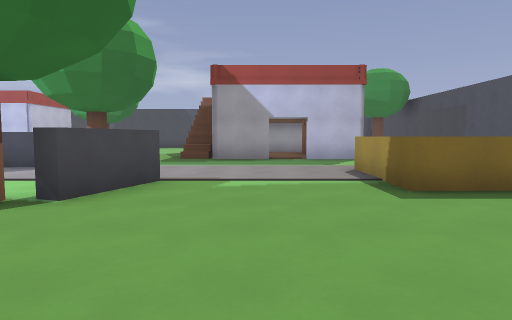
view 1 (above)

24 first-person views from a walk through a level from a Godot 3-D game. The camera is 1.3 m above the floor, tilts 4° down and sees 75° across. The floor is counted in squares, 2 m on a side. Each view is taken from the middle of a square. On the plan, view 1 faces up. The plan holds only what a view shows up to about 10 squares ahead; the rest is blank. The place goes on beyond the plan.

view 2
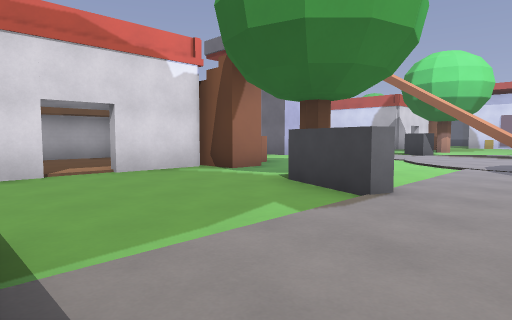

view 3
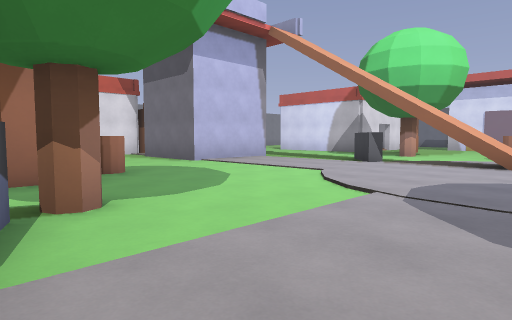

view 4
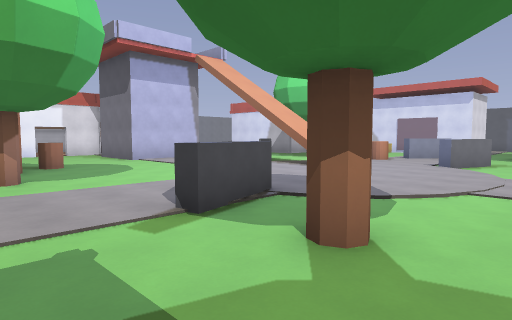

view 5
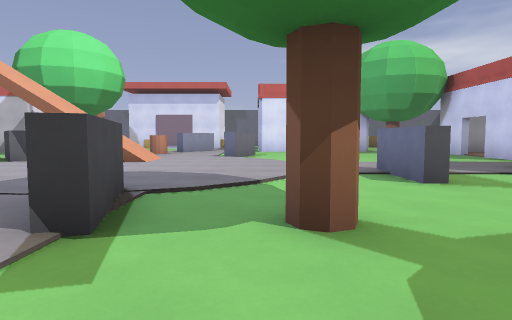

view 6
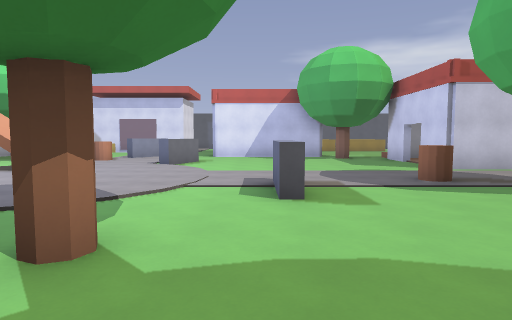

view 7
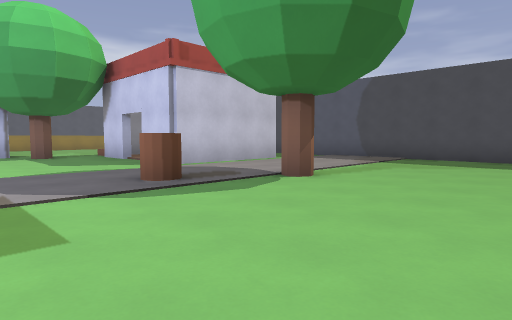

view 8
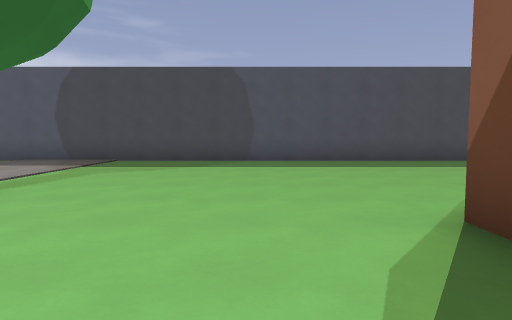

view 9
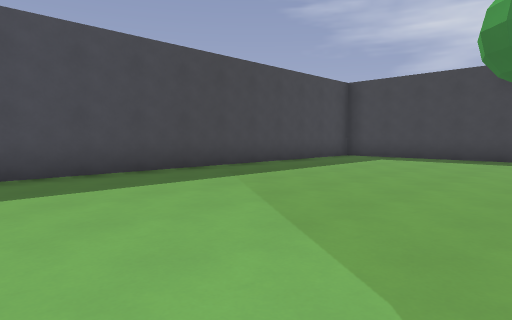

view 10
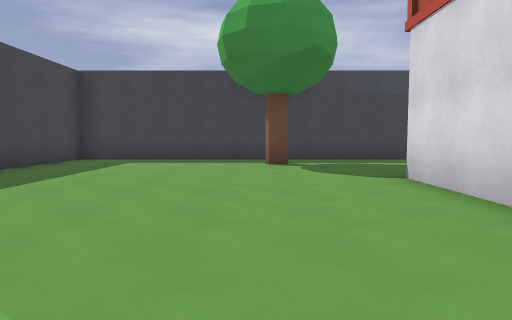

view 11
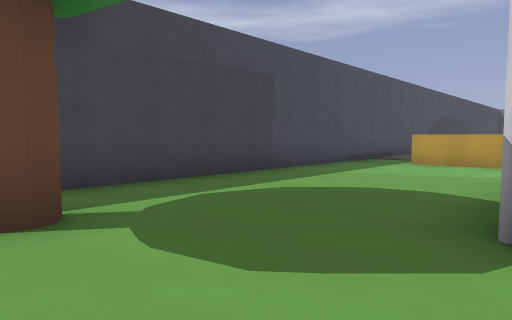

view 12
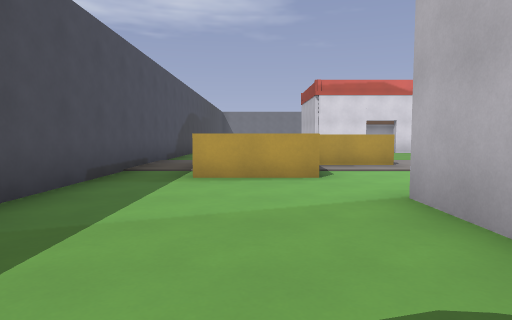

view 13
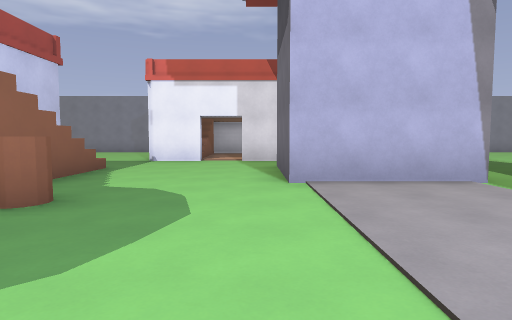

view 14
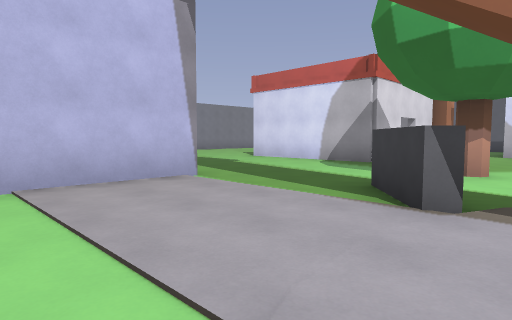

view 15
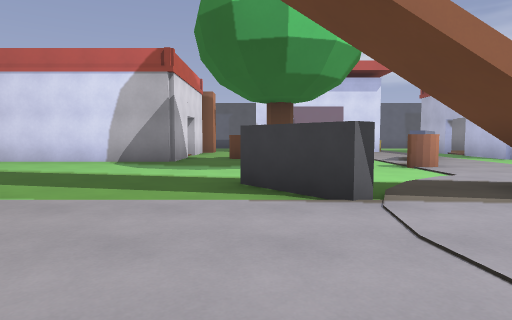

view 16
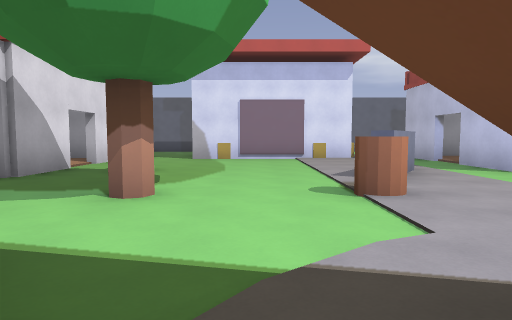

view 17
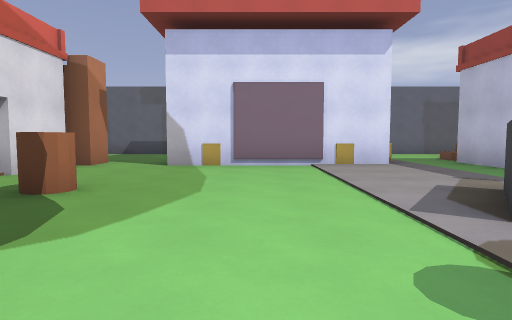

view 18
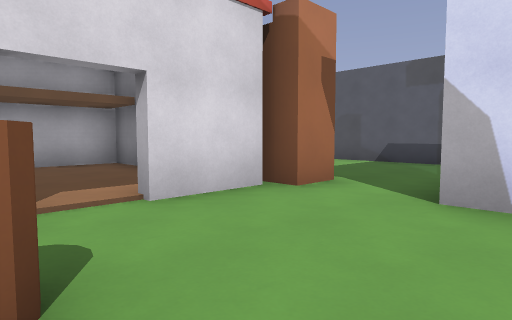

view 19
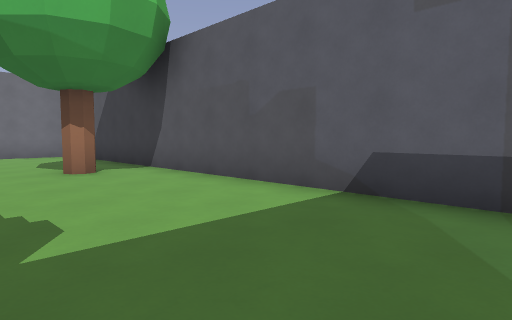

view 20
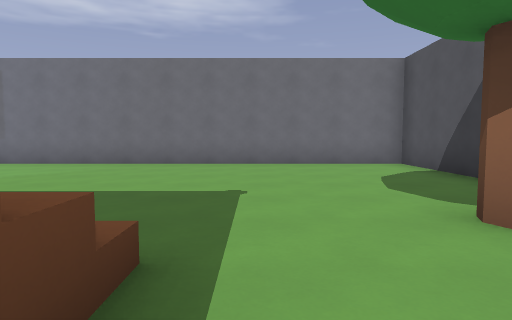

view 21
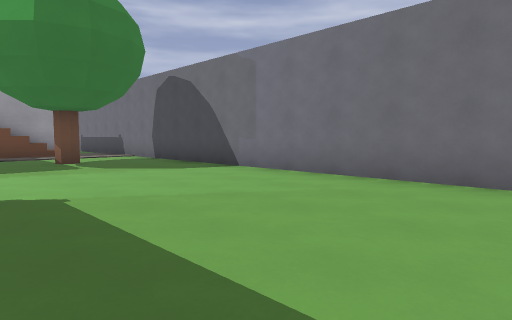

view 22
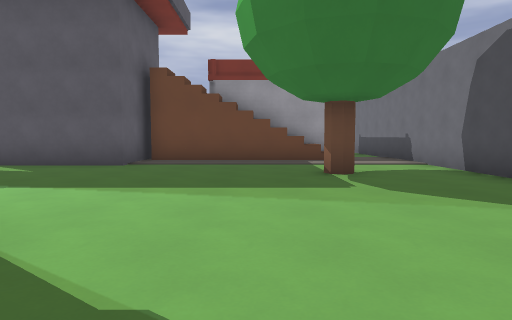

view 23
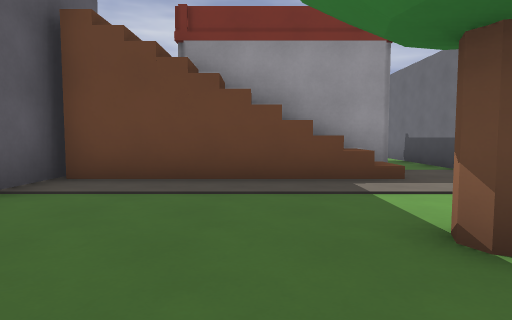

view 24
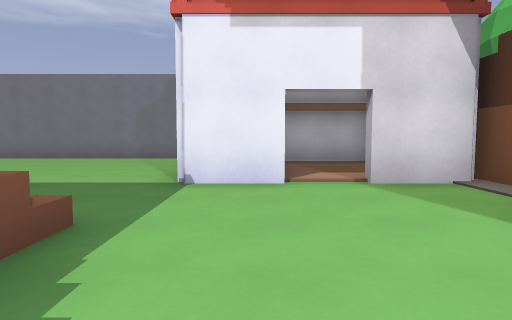

### Floor plan
Key: @ floor where view 1 was taken; # wall or solid block; x gap in a wall; . floor; / step, stairs or slope; ^ raised ledge; B barrel; L block; O other object.
Columns run from 26 left of view 1 to 8 right of it. Each row starts with its distance up from view 1.
 22                ####################
 21                 ..................#
 20                 ..................#
 19                #..................#
 18                #..................#
 17                #..................#
 16             #.##...#............#.#
 15            ............./ ........#
 14          #.#......B.....   ###....#
 13             ...........      #....#
 12               .........      #....#
 11               ....##... /    #....#
 10               ...........    #....#
  9    ..##.##  ......................#
  8    .........##........x.......^^^.#
  7      O....^..........^#.......^ ^.#
  6      L....^....//...........^^   .#
  5      #......B..//.......#...^^   .#
  4      #..................#.....^  .#
  3      L.........#..............
  2      #......#..#......./.....
  1 #........B............./....
  0 #..../##.##...........B/##@#
 -1 #....  .. #.....###....  ..
 -2 #....  .. #.....###..../ ..
 -3 #....  .. #.....###..../#..
 -4 #..../#.. #.....###.....###
 -5 #.....##  #......//......
 -6 #.#............../##.##...
 -7 #................/#..  ....
 -8 #................/#..  ....
 -9 #.............#../###  .....
-10 #....................  ......
-11 ##############################

Where each view was taken, in squares from view 1:
view 1: 0 up, 0 right, facing up
view 2: 7 up, 2 right, facing down-left
view 3: 7 up, 2 left, facing down-left
view 4: 11 up, 2 left, facing down-left
view 5: 9 up, 2 left, facing left
view 6: 11 up, 2 left, facing left
view 7: 12 up, 4 left, facing up-left
view 8: 13 up, 4 left, facing up
view 9: 16 up, 3 left, facing up-right
view 10: 17 up, 2 left, facing right
view 11: 17 up, 3 right, facing down-right
view 12: 14 up, 5 right, facing down
view 13: 4 up, 7 left, facing down
view 14: 4 up, 7 left, facing down-left
view 15: 2 up, 7 left, facing left
view 16: 4 up, 10 left, facing left
view 17: 4 up, 13 left, facing left
view 18: 3 up, 17 left, facing down-left
view 19: 1 up, 22 left, facing down-left
view 20: 3 down, 22 left, facing down
view 21: 6 down, 21 left, facing down-right
view 22: 7 down, 18 left, facing right
view 23: 7 down, 14 left, facing right
view 24: 1 down, 5 left, facing down
